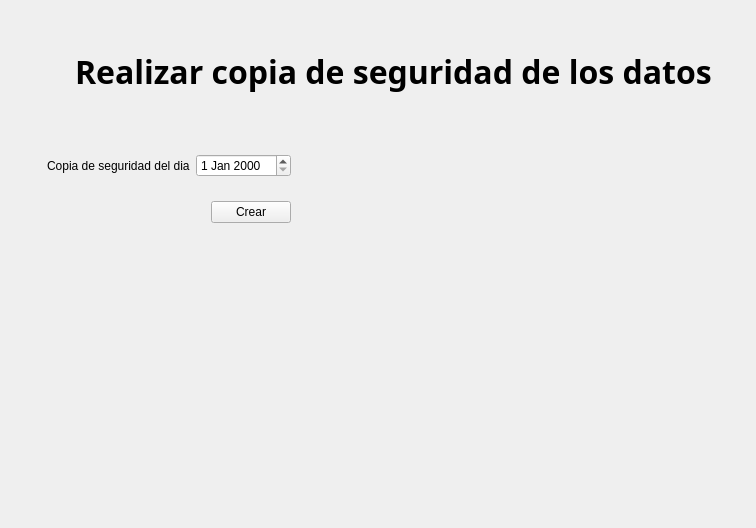
<?xml version="1.0" encoding="UTF-8"?>
<ui version="4.0">
 <class>Form</class>
 <widget class="QWidget" name="Form">
  <property name="geometry">
   <rect>
    <x>0</x>
    <y>0</y>
    <width>756</width>
    <height>528</height>
   </rect>
  </property>
  <property name="windowTitle">
   <string>Form</string>
  </property>
  <layout class="QGridLayout" name="gridLayout_2">
   <item row="0" column="0">
    <widget class="QWidget" name="widget_5" native="true">
     <layout class="QVBoxLayout" name="verticalLayout_2">
      <item>
       <spacer name="verticalSpacer">
        <property name="orientation">
         <enum>Qt::Vertical</enum>
        </property>
        <property name="sizeType">
         <enum>QSizePolicy::Fixed</enum>
        </property>
        <property name="sizeHint" stdset="0">
         <size>
          <width>20</width>
          <height>20</height>
         </size>
        </property>
       </spacer>
      </item>
      <item>
       <widget class="QWidget" name="widget" native="true">
        <layout class="QHBoxLayout" name="horizontalLayout">
         <item>
          <widget class="QLabel" name="label_2">
           <property name="minimumSize">
            <size>
             <width>40</width>
             <height>40</height>
            </size>
           </property>
           <property name="maximumSize">
            <size>
             <width>40</width>
             <height>40</height>
            </size>
           </property>
           <property name="text">
            <string/>
           </property>
           <property name="pixmap">
            <pixmap resource="resources.qrc">:/icons/img/icons/Nin.png</pixmap>
           </property>
           <property name="scaledContents">
            <bool>true</bool>
           </property>
          </widget>
         </item>
         <item>
          <widget class="QLabel" name="label">
           <property name="font">
            <font>
             <family>Segoe UI Variable Display Semib</family>
             <pointsize>24</pointsize>
             <weight>75</weight>
             <bold>true</bold>
            </font>
           </property>
           <property name="text">
            <string>Realizar copia de seguridad de los datos</string>
           </property>
          </widget>
         </item>
         <item>
          <spacer name="horizontalSpacer">
           <property name="orientation">
            <enum>Qt::Horizontal</enum>
           </property>
           <property name="sizeHint" stdset="0">
            <size>
             <width>570</width>
             <height>20</height>
            </size>
           </property>
          </spacer>
         </item>
        </layout>
       </widget>
      </item>
     </layout>
    </widget>
   </item>
   <item row="1" column="0">
    <widget class="QWidget" name="widget_6" native="true">
     <layout class="QGridLayout" name="gridLayout">
      <item row="0" column="0">
       <widget class="QWidget" name="widget_4" native="true">
        <layout class="QHBoxLayout" name="horizontalLayout_3">
         <item>
          <widget class="QWidget" name="widget_2" native="true">
           <layout class="QVBoxLayout" name="verticalLayout">
            <item>
             <widget class="QWidget" name="widget_7" native="true">
              <layout class="QHBoxLayout" name="horizontalLayout_4">
               <item>
                <widget class="QLabel" name="label_3">
                 <property name="text">
                  <string>Copia de seguridad del dia</string>
                 </property>
                </widget>
               </item>
               <item>
                <widget class="QDateEdit" name="dateEdit"/>
               </item>
              </layout>
             </widget>
            </item>
            <item>
             <widget class="QWidget" name="widget_3" native="true">
              <layout class="QHBoxLayout" name="horizontalLayout_2">
               <item>
                <spacer name="horizontalSpacer_2">
                 <property name="orientation">
                  <enum>Qt::Horizontal</enum>
                 </property>
                 <property name="sizeHint" stdset="0">
                  <size>
                   <width>125</width>
                   <height>20</height>
                  </size>
                 </property>
                </spacer>
               </item>
               <item>
                <widget class="QPushButton" name="pushButton">
                 <property name="text">
                  <string>Crear</string>
                 </property>
                 <property name="icon">
                  <iconset resource="resources.qrc">
                   <normaloff>:/icons/img/icons/crear.png</normaloff>:/icons/img/icons/crear.png</iconset>
                 </property>
                </widget>
               </item>
              </layout>
             </widget>
            </item>
           </layout>
          </widget>
         </item>
         <item>
          <spacer name="horizontalSpacer_3">
           <property name="orientation">
            <enum>Qt::Horizontal</enum>
           </property>
           <property name="sizeHint" stdset="0">
            <size>
             <width>85</width>
             <height>20</height>
            </size>
           </property>
          </spacer>
         </item>
        </layout>
       </widget>
      </item>
      <item row="0" column="1">
       <spacer name="horizontalSpacer_4">
        <property name="orientation">
         <enum>Qt::Horizontal</enum>
        </property>
        <property name="sizeHint" stdset="0">
         <size>
          <width>354</width>
          <height>20</height>
         </size>
        </property>
       </spacer>
      </item>
      <item row="1" column="0">
       <spacer name="verticalSpacer_2">
        <property name="orientation">
         <enum>Qt::Vertical</enum>
        </property>
        <property name="sizeHint" stdset="0">
         <size>
          <width>20</width>
          <height>250</height>
         </size>
        </property>
       </spacer>
      </item>
     </layout>
    </widget>
   </item>
  </layout>
 </widget>
 <resources>
  <include location="resources.qrc"/>
  <include location="../../AppData/Local/Programs/Python/Python313/Lib/site-packages/QtDesigner/resources.qrc"/>
 </resources>
 <connections/>
</ui>
